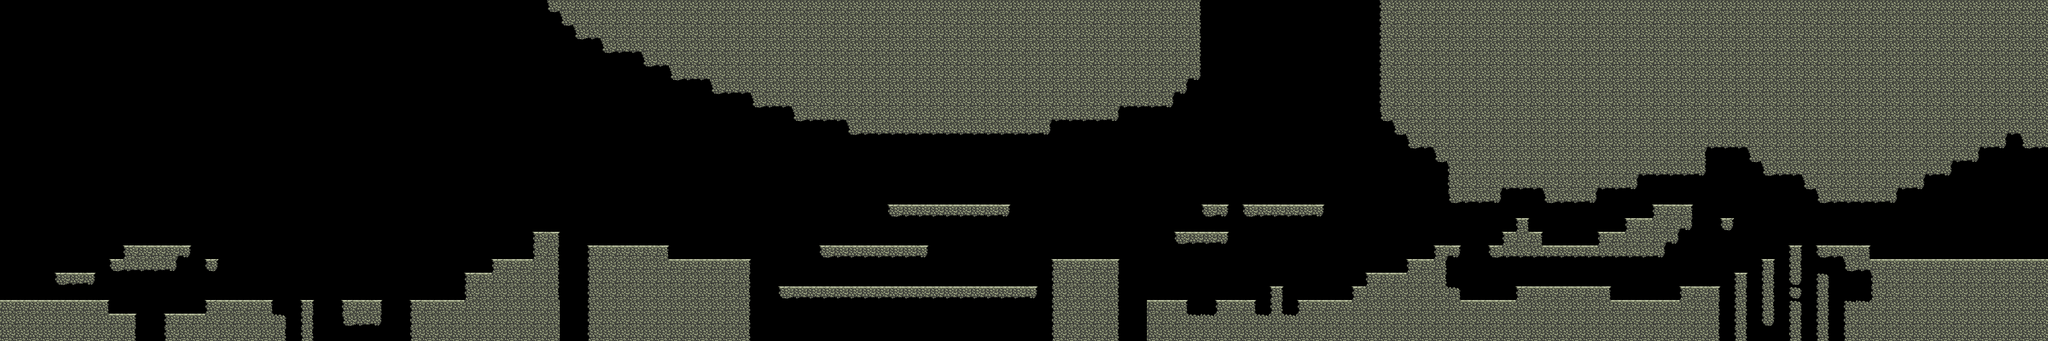

Tiled map render using the project's own tile images. Description and the map definition, with tile-layer contents summarised, below:
An orthogonal 150x25 tile map with 64x64 px tiles, 1 tile layer (FG), 2 tilesets and 56 objects (30x Half, 17x Full).

<map version="1.0" orientation="orthogonal" width="150" height="25" tilewidth="64" tileheight="64">
 <tileset firstgid="1" name="Rock Tiles" tilewidth="64" tileheight="64">
  <image source="Rock-Tiles-Base.png" width="192" height="192" />
 </tileset>
 <tileset firstgid="10" name="Rock Tiles Extra" tilewidth="64" tileheight="64">
  <image source="Rock-Tiles-Extra.png" width="192" height="384" />
 </tileset>
 <layer name="FG" width="150" height="25">
  <data>[3750 cells, 1594 non-empty, 21 distinct tile ids]</data>
 </layer>
 <objectgroup name="Spawn" width="150" height="25">
  <object x="1924" y="1334" width="52" height="72" />
  <object x="0" y="1345" width="63" height="59" />
  <object x="6399" y="1198" width="52" height="72" />
  <object x="7883" y="1267" width="52" height="72" />
  <object x="2762" y="1078" width="52" height="72" />
  <object x="4166" y="1268" width="52" height="72" />
  <object x="5380" y="1336" width="52" height="72" />
  <object x="5062" y="1146" width="52" height="72" />
 </objectgroup>
 <objectgroup name="Jumps" width="150" height="25">
  <object type="Full" x="169" y="1394" width="24" height="51">
   <properties>
    <property name="MustJump" value="False" />
   </properties>
  </object>
  <object type="Full" x="402" y="1270" width="35" height="48">
   <properties>
    <property name="MustJump" value="False" />
   </properties>
  </object>
  <object type="Half" x="622" y="1464" width="24" height="54">
   <properties>
    <property name="MustJump" value="True" />
   </properties>
  </object>
  <object type="Half" x="914" y="1460" width="46" height="62">
   <properties>
    <property name="MustJump" value="True" />
   </properties>
  </object>
  <object type="Full" x="824" y="1139" width="39" height="48">
   <properties>
    <property name="MustJump" value="False" />
   </properties>
  </object>
  <object type="Half" x="971" y="1207" width="44" height="53">
   <properties>
    <property name="MustJump" value="False" />
   </properties>
  </object>
  <object type="Full" x="1244" y="1397" width="48" height="56">
   <properties>
    <property name="MustJump" value="True" />
   </properties>
  </object>
  <object type="Full" x="1437" y="1397" width="46" height="64">
   <properties>
    <property name="MustJump" value="True" />
   </properties>
  </object>
  <object type="Half" x="1286" y="1465" width="47" height="77">
   <properties>
    <property name="MustJump" value="True" />
   </properties>
  </object>
  <object type="Full" x="1759" y="1394" width="45" height="66">
   <properties>
    <property name="MustJump" value="True" />
   </properties>
  </object>
  <object type="Full" x="2127" y="1398" width="46" height="70">
   <properties>
    <property name="MustJump" value="True" />
   </properties>
  </object>
  <object type="Half" x="2253" y="1266" width="51" height="65">
   <properties>
    <property name="MustJump" value="True" />
   </properties>
  </object>
  <object type="Full" x="2575" y="1075" width="48" height="56">
   <properties>
    <property name="MustJump" value="True" />
   </properties>
  </object>
  <object type="Full" x="5505" y="1064" width="48" height="56">
   <properties>
    <property name="MustJump" value="False" />
   </properties>
  </object>
  <object type="Half" x="5640" y="1447" width="48" height="56">
   <properties>
    <property name="MustJump" value="True" />
   </properties>
  </object>
  <object type="Full" x="5526" y="1383" width="48" height="56">
   <properties>
    <property name="MustJump" value="False" />
   </properties>
  </object>
  <object type="Half" x="5850" y="1387" width="48" height="56">
   <properties>
    <property name="MustJump" value="True" />
   </properties>
  </object>
  <object type="Half" x="5974" y="1324" width="48" height="56">
   <properties>
    <property name="MustJump" value="False" />
   </properties>
  </object>
  <object type="Half" x="6025" y="1449" width="48" height="56">
   <properties>
    <property name="MustJump" value="True" />
   </properties>
  </object>
  <object type="Half" x="5719" y="938" width="48" height="56">
   <properties>
    <property name="MustJump" value="False" />
   </properties>
  </object>
  <object type="Half" x="6175" y="937" width="48" height="56">
   <properties>
    <property name="MustJump" value="False" />
   </properties>
  </object>
  <object type="Half" x="6281" y="1383" width="48" height="56">
   <properties>
    <property name="MustJump" value="True" />
   </properties>
  </object>
  <object type="Half" x="6346" y="1318" width="48" height="56">
   <properties>
    <property name="MustJump" value="True" />
   </properties>
  </object>
  <object type="Half" x="6538" y="1258" width="48" height="56">
   <properties>
    <property name="MustJump" value="True" />
   </properties>
  </object>
  <object type="Half" x="6668" y="1193" width="48" height="56">
   <properties>
    <property name="MustJump" value="True" />
   </properties>
  </object>
  <object type="Half" x="6826" y="1133" width="26" height="56">
   <properties>
    <property name="MustJump" value="False" />
   </properties>
  </object>
  <object type="Half" x="7053" y="1381" width="48" height="56">
   <properties>
    <property name="MustJump" value="True" />
   </properties>
  </object>
  <object type="Half" x="6987" y="1129" width="48" height="56">
   <properties>
    <property name="MustJump" value="True" />
   </properties>
  </object>
  <object type="Half" x="7047" y="1065" width="48" height="56">
   <properties>
    <property name="MustJump" value="True" />
   </properties>
  </object>
  <object type="Half" x="7433" y="1133" width="48" height="56">
   <properties>
    <property name="MustJump" value="True" />
   </properties>
  </object>
  <object type="Half" x="7559" y="1062" width="48" height="56">
   <properties>
    <property name="MustJump" value="True" />
   </properties>
  </object>
  <object type="Half" x="7689" y="997" width="48" height="56">
   <properties>
    <property name="MustJump" value="True" />
   </properties>
  </object>
  <object type="Half" x="7918" y="941" width="31" height="53">
   <properties>
    <property name="MustJump" value="False" />
   </properties>
  </object>
  <object type="Half" x="7816" y="1382" width="48" height="56">
   <properties>
    <property name="MustJump" value="True" />
   </properties>
  </object>
  <object type="Half" x="8037" y="1320" width="40" height="55">
   <properties>
    <property name="MustJump" value="True" />
   </properties>
  </object>
  <object type="Half" x="8151" y="1263" width="48" height="56">
   <properties>
    <property name="MustJump" value="True" />
   </properties>
  </object>
  <object type="Half" x="8271" y="1193" width="48" height="56">
   <properties>
    <property name="MustJump" value="True" />
   </properties>
  </object>
  <object type="Half" x="8403" y="1126" width="48" height="56">
   <properties>
    <property name="MustJump" value="True" />
   </properties>
  </object>
  <object type="Full" x="5899" y="1448" width="48" height="56">
   <properties>
    <property name="MustJump" value="True" />
   </properties>
  </object>
  <object type="Half" x="8070" y="1003" width="48" height="56">
   <properties>
    <property name="MustJump" value="False" />
   </properties>
  </object>
  <object type="Half" x="523" y="1201" width="46" height="62">
   <properties>
    <property name="MustJump" value="True" />
   </properties>
  </object>
  <object type="Full" x="2445" y="1202" width="51" height="65">
   <properties>
    <property name="MustJump" value="True" />
   </properties>
  </object>
  <object type="Full" x="3465" y="1189" width="48" height="56">
   <properties>
    <property name="MustJump" value="True" />
   </properties>
  </object>
  </objectgroup>
 <objectgroup name="Princess" width="150" height="25">
  <!-- 1 objects omitted --></objectgroup>
</map>
<!-- 5 of 56 objects omitted -->
